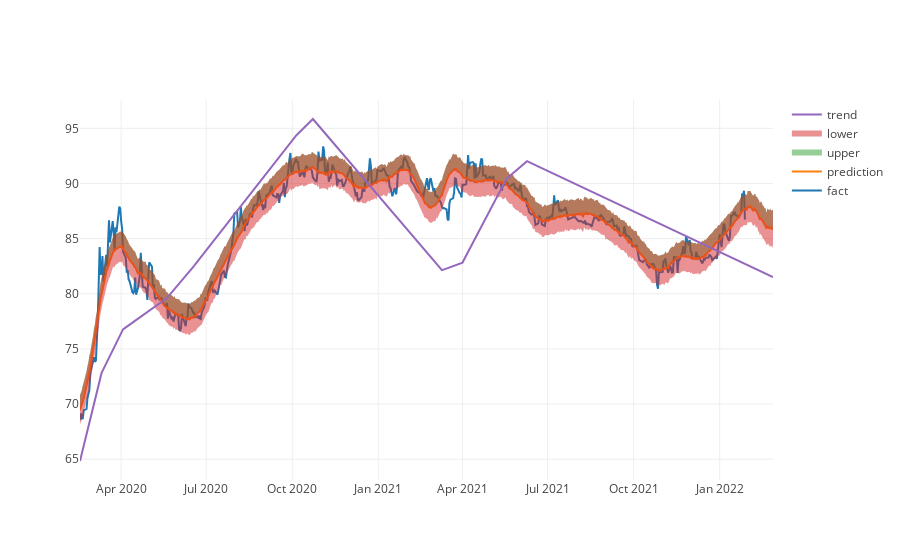

The notebook cell this image was saved under:
### Code cell
# Рисуем график с границами прогноза
from plotly.offline import download_plotlyjs, init_notebook_mode, plot, iplot
import plotly.graph_objs as go
init_notebook_mode(connected = True)

iplot([
    go.Scatter(x=train['ds'], y=train['y'], name='fact'),
    go.Scatter(x=forecast['ds'], y=forecast['yhat'], name='prediction'),
    go.Scatter(x=forecast['ds'], y=forecast['yhat_upper'], fill='tonexty', mode='none', name='upper'),
    go.Scatter(x=forecast['ds'], y=forecast['yhat_lower'], fill='tonexty', mode='none', name='lower'),
    go.Scatter(x=forecast['ds'], y=forecast['trend'], name='trend')
])

### Figure 1 — Plotly figure (JSON) as saved in the notebook; plotly's stock layout.template omitted (floating-point values rounded to 4 significant figures; data arrays with more than 128 entries replaced by an {"elided": "..."} marker saying what was removed)
{"data": [{"name": "fact", "type": "scatter", "uid": "7a2a748f-6d1d-47f3-85ba-1d826b99e179", "x": {"elided": "525 str values"}, "y": {"elided": "525 float values"}}, {"name": "prediction", "type": "scatter", "uid": "20c6144c-a40d-41d7-af3c-d53fadcaff82", "x": {"elided": "555 str values"}, "y": {"elided": "555 float values"}}, {"fill": "tonexty", "mode": "none", "name": "upper", "type": "scatter", "uid": "c5874b56-e736-474b-9084-aa16e6e0313e", "x": {"elided": "555 str values"}, "y": {"elided": "555 float values"}}, {"fill": "tonexty", "mode": "none", "name": "lower", "type": "scatter", "uid": "ab0fd69d-089d-4a53-a7b1-6b6cb61fc173", "x": {"elided": "555 str values"}, "y": {"elided": "555 float values"}}, {"name": "trend", "type": "scatter", "uid": "630deaa0-df88-4871-8bd2-55e59681840e", "x": {"elided": "555 str values"}, "y": {"elided": "555 float values"}}], "layout": {}}
